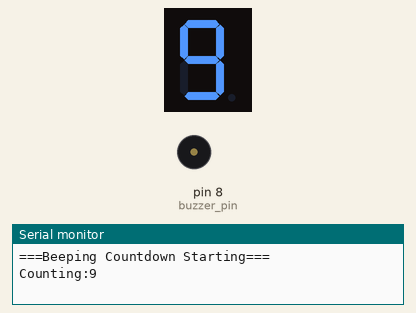
This sketch was run on a simulated Arduino Uno, built with avr-gcc and run on an emulated ATmega328P. Parts: 1-digit seven-segment display, buzzer (waves = sounding), the last lines printed to the serial monitor. Wiring (inferred from the names in the program): 1-digit 7-segment display, segments lit when HIGH: segments pin 2, pin 3, pin 4, pin 5, pin 6, pin 7, pin 9. The segment pins are drawn as the display they are named for.

Above: at 0.6 s.
At 4.6 s:
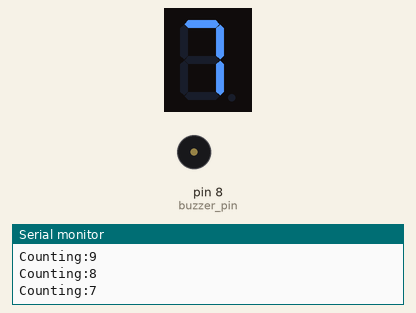
At 8.6 s:
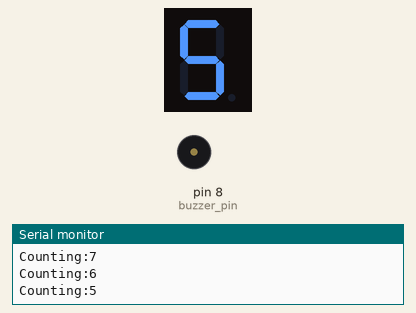
At 18.1 s:
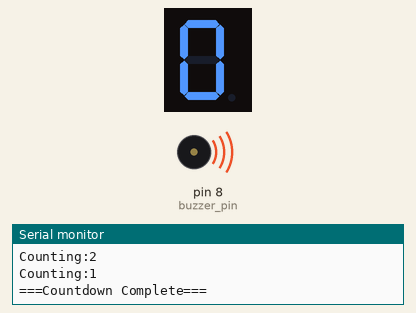
Timing chart, 0 to 21.0 s (numbered marks = the images above):
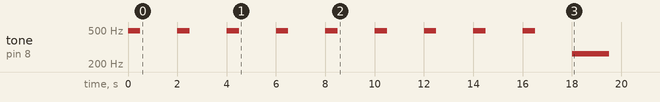

The sketch:

Assignment2_MensahDanielNanaKwame.ino
```cpp
int buzzer_pin=8;
int segmentPins[] = {2, 3, 4, 5, 6, 7, 9};   // a, b, c, d, e, f, g
int numSegments = 7;

// The pattern for each digit. 1 = segment ON, 0 = segment OFF.
byte digits[10][7] = {
    {1, 1, 1, 1, 1, 1, 0},   // 0
    {0, 1, 1, 0, 0, 0, 0},   // 1
    {1, 1, 0, 1, 1, 0, 1},   // 2
    {1, 1, 1, 1, 0, 0, 1},   // 3
    {0, 1, 1, 0, 0, 1, 1},   // 4
    {1, 0, 1, 1, 0, 1, 1},   // 5
    {1, 0, 1, 1, 1, 1, 1},   // 6
    {1, 1, 1, 0, 0, 0, 0},   // 7
    {1, 1, 1, 1, 1, 1, 1},   // 8
    {1, 1, 1, 1, 0, 1, 1},   // 9
};
void showDigit(int n) {
    if (n < 0 || n > 9) return;
    for (int i = 0; i < numSegments; i++) {
        digitalWrite(segmentPins[i], digits[n][i]);
    }
}
void setup() {
      Serial.begin(9600);

    // Set every segment pin as OUTPUT.
    for (int i = 0; i < numSegments; i++) {
        pinMode(segmentPins[i], OUTPUT);
    }
    Serial.println("");
    Serial.println("===Beeping Countdown Starting===");

    int count=9;

    while(count>=1){
      Serial.print("Counting:");
      Serial.println(count);


      // call the show_digit function and pass in counter

      showDigit(count);

      tone(buzzer_pin,492,500);

      delay(2000);

      count-=1;

    }

  showDigit(count);
  tone(buzzer_pin,262,1500);
// longer completion tone
  Serial.println("===Countdown Complete===");


}

void loop() {
  // put your main code here, to run repeatedly:

}
```

Measured:
- by itself, tone on pin 8 (buzzer_pin): plays 492 Hz for 0.50 s, 492 Hz for 0.50 s, 492 Hz for 0.50 s, 492 Hz for 0.50 s, 492 Hz for 0.50 s, 492 Hz for 0.50 s … (10 notes in this stretch)
- what the display in image 1 shows lasts 2.0 s, from 4.0 s to 6.0 s
